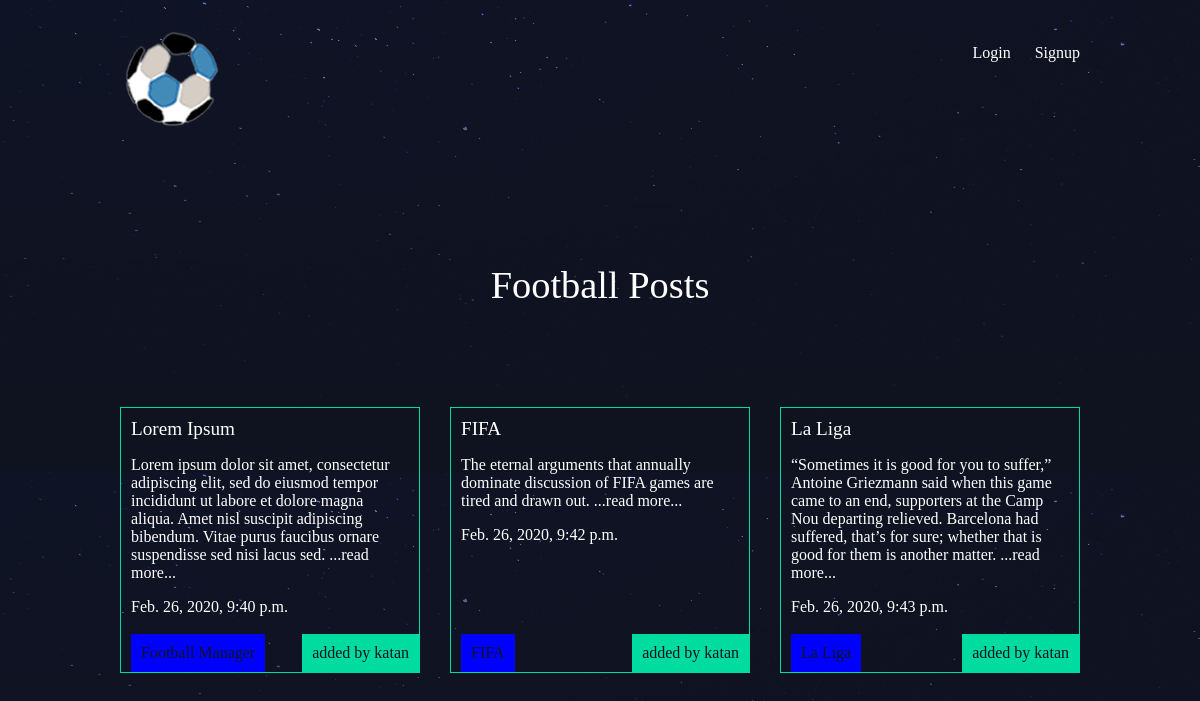
The app's page /articles/ with its own data.
### articles/models.py (models this page shows, shortened)
class Article(models.Model):
    title = models.CharField(max_length = 100)
    slug = models.SlugField()
    intro = models.TextField(max_length = 250, default=None)
    body = models.TextField()
    date = models.DateTimeField(auto_now_add = True)
    thumb = models.ImageField(default='default.png', blank=True)
    author = models.ForeignKey(User, on_delete=models.CASCADE, default=None)
    category = models.ForeignKey(Category, on_delete=models.CASCADE, default=None, blank=True, null=True)
    def snippet(self):
        return self.intro +  '  ...read more...'

### articles/views.py (the view)
# urls.py: path('', articleViews.articleList, name="home")
def articleList(request):
    articles = Article.objects.all().order_by('date')
    return render(request, 'articles/articleList.html', {'articles': articles})

### articles/models.py (called while the page is built)
    def __str__(self):
        return self.name

### articles/templates/articles/articleList.html
{% extends 'baseLayout.html' %}
{% block content %}
    <h1>Football Posts </h1>
    <div class='articles'>
      {% for article in articles %}
        <div class="article">
            <h2><a href="{% url 'articles:detail' slug=article.slug %}">{{article.title}}</a></h2>
            <p class="category">{{article.category}}</p>
            <p>{{article.snippet}}</p>
            <p>{{article.date}}</p>
            <p class="author">added by {{article.author.username}}</p>
        </div>
      {% endfor %}
    </div>
{% endblock %}

### templates/baseLayout.html (shortened to what this page needs)
{% load static %}
<!DOCTYPE html>
<html lang="en" dir="ltr">
  <head>
    <link rel="stylesheet" href="{% static 'styles.css' %}">
  </head>
  <body>
        <header class="wrapper">
            <h1><a href="{% url 'home' %}"><img src="{% static 'logo.png' %}" alt="djangonautic" /></a></h1>
            <nav>
                <ul>
                    {% if user.is_authenticated %}
                    <li>
                        <form class="logout-link" action="{% url 'accounts:logout' %}" method="post">
                            {% csrf_token %}
                            <button type="submit">Logout</button>
                        </form>
                    </li>
                    <li><a href="{% url 'articles:create' %}" class="highlight">New Post</a></li>
                    {% else %}
                    <li><a href="{% url 'accounts:login' %}">Login</a></li>
                    <li><a href="{% url 'accounts:signup' %}">Signup</a></li>
                    {% endif %}
                </ul>
            </nav>
        </header>
        <div class="wrapper">
            {% block content %}
            {% endblock %}
        </div>
    </body>
</html>

### assets/styles.css (style rules this page uses)
body { background-color: #0f121f; background-image: url(stars.png); background-repeat-y: no-repeat; color: #fff; }
body * { font-family: Ubuntu; }
h1, h2, h3, h4, h5 { font-weight: normal; margin: 0; }
a, a:hover, a:visited { color: #fff; text-decoration: none; }
.wrapper { max-width: 960px; margin: 0 auto; }
div.wrapper > h1 { text-align: center; margin: 100px auto; font-size: 2.4em }
header { display: grid; grid-template-columns: 1fr 1fr; padding: 20px 0; }
nav { justify-self: end }
nav li { display: inline-block; list-style-type: none; margin-left: 20px; }
.articles { display: grid; grid-template-columns: 1fr 1fr 1fr; grid-gap: 30px; }
.article { padding: 10px; border: 1px solid #00dba0; position: relative; padding-bottom: 40px; }
.article h2 { font-size: 1.2em; }
.article .author { padding: 10px; background: #00dba0; position: absolute; right: 0; bottom: 0; margin: 0; color: #0f121f; }
.article .category { padding: 10px; background: #0000FF; position: absolute; align-self: left; bottom: 0; margin: 0; color: #0f121f; }

### records on screen
Article: title "Lorem Ipsum", snippet "Lorem ipsum dolor sit amet, consectetur adipiscing elit, sed do eiusmod tempor incididunt ut labore et dolore magna aliqua. Amet nisl suscipit adipiscing bibendum. Vitae purus faucibus ornare suspendisse sed nisi lacus sed. ...read more...", date "Feb. 26, 2020, 9:40 p.m.", author.username "katan"
Article: title "FIFA", snippet "The eternal arguments that annually dominate discussion of FIFA games are tired and drawn out. ...read more...", date "Feb. 26, 2020, 9:42 p.m.", author.username "katan"
Article: title "La Liga", snippet "“Sometimes it is good for you to suffer,” Antoine Griezmann said when this game came to an end, supporters at the Camp Nou departing relieved. Barcelona had suffered, that’s for sure; whether that is good for them is another matter. ...read more...", date "Feb. 26, 2020, 9:43 p.m.", author.username "katan"
